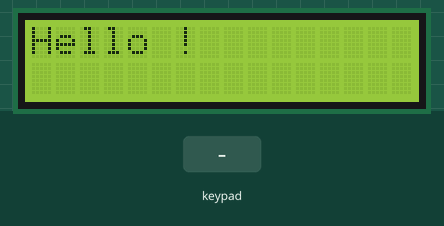
Simulated run of this sketch. Board: Arduino Uno, built with avr-gcc and run on an emulated ATmega328P. Shown: 16×2 character LCD. Wiring (from diagram.json): 4×3 keypad with keys 1 2 3 4 5 6 7 8 9 * 0 #: rows pin 5, pin 4, pin 3, pin 2; columns A3, A2, A1. The test bench sets the inputs (shaded band).

Above: at 0.1 s.
2.3 s: keypad keys 1 2 3 4 # pressed 0.4 s apart
At 4.6 s:
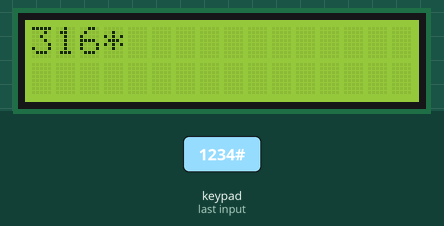
5.8 s: key '*' pressed
At 6.9 s:
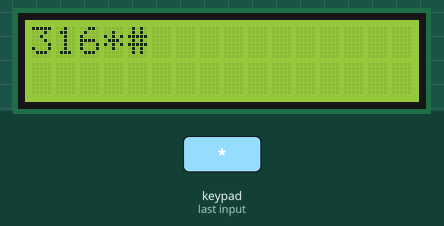
7.3 s: key '#' pressed
At 8.0 s:
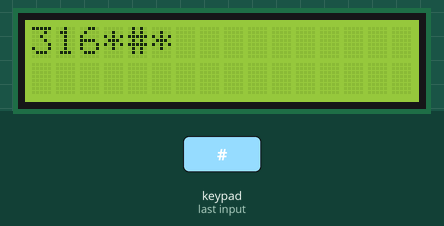
8.8 s: keypad keys 1 2 3 4 * pressed 0.4 s apart
At 11.9 s:
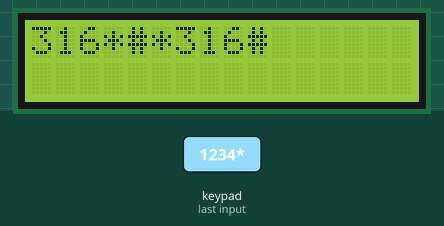
12.3 s: keypad keys 1 3 9 7 # pressed 0.4 s apart
At 14.3 s:
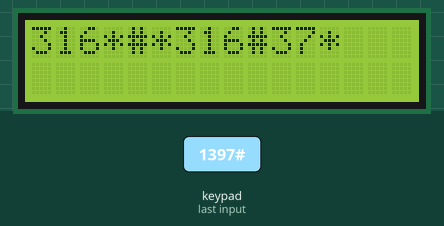
15.8 s: keypad keys 1 3 9 7 * pressed 0.4 s apart
At 18.1 s:
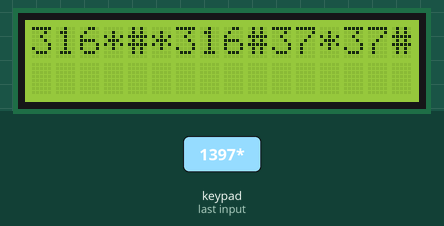
Timing chart, 0 to 19.6 s (numbered marks = the images above; inputs shaded):
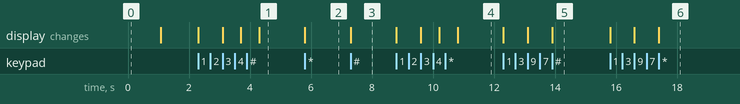

The sketch:

no_libKeypad.ino
```cpp
// Including LCD library
#include <LiquidCrystal.h>
#include <Arduino.h>
#define c1 A1
#define c2 A2
#define c3 A3

#define r1 5
#define r2 4
#define r3 3
#define r4 2

int del = 600;
LiquidCrystal lcd(12, 11, 10, 9, 8, 7);

void setup() {
  lcd.begin(16, 2);
  lcd.setCursor(0, 0);
  lcd.print("Hello !");
  delay(1000);
  lcd.clear();

  pinMode(c1, INPUT_PULLUP);
  pinMode(c2, INPUT_PULLUP);
  pinMode(c3, INPUT_PULLUP);
  // Set r1,r2,r3,r4 pins to OUTPUT mode
  pinMode(r1, OUTPUT);
  pinMode(r2, OUTPUT);
  pinMode(r3, OUTPUT);
  pinMode(r4, OUTPUT);
}

void loop() {
  // Calling user defined function row1( ), row2( ), row3( ) and row4( ) next to each other
  row1();
  row2();
  row3();
  row4();
}

// Logic to function row1( )
void row1() {
  // This the same condition we understand in topic 9.2 i.e. one row should be Low and others should be High to distinguish between other rows and to print row 1 data
  digitalWrite(r1, LOW);
  digitalWrite(r2, HIGH);
  digitalWrite(r3, HIGH);
  digitalWrite(r4, HIGH);

  /* We know high signal becomes low when it gets a direct path to ground */
  /* Reading state of c1 and checking if it is LOW then print ‘1’ and if c2 is LOW print ‘2’ and if c3 is LOW print ‘3’*/
  if (digitalRead(c1) == LOW) {
    lcd.print("1"); delay(del);

  }
  else if (digitalRead(c2) == LOW) {
    lcd.print("2"); delay(del);

  }
  else if (digitalRead(c3) == LOW) {
    lcd.print("3"); delay(del);

  }
  //delay(del);
  /*
  why do we not set single delay here instead three in if blocks? Because if we give delay in
      if block then delay will executed only if any key has been pressed but if we give delay
      here each time either key pressed or not delay will be executed which slows the
      programming process.
   */
}

/* Similarly as we set logic for row1 we can set logic for other rows.
    Keep row LOW which we want to set logic and others to be HIGH
    But this time we will print ‘4’, ‘5’, ‘6’ on column key pressed instead of ‘1’, ‘2’, ‘3’.
*/
void row2() {
  digitalWrite(r1, HIGH);
  digitalWrite(r2, LOW);
  digitalWrite(r3, HIGH);
  digitalWrite(r4, HIGH);

  if (digitalRead(c1) == LOW) {
    lcd.print("4"); delay(del);
  }
  else if (digitalRead(c2) == LOW) {
    lcd.print("5"); delay(del);
  }
  else if (digitalRead(c3) == LOW) {
    lcd.print("6"); delay(del);
  }
}

/* In this we will print ‘7’, ‘8’, ‘9’ on column key pressed.
*/
void row3() {
  digitalWrite(r1, HIGH);
  digitalWrite(r2, HIGH);
  digitalWrite(r3, LOW);
  digitalWrite(r4, HIGH);

  if (digitalRead(c1) == LOW) {
    lcd.print("7"); delay(del);
  }
  else if (digitalRead(c2) == LOW) {
    lcd.print("8"); delay(del);
  }
  else if (digitalRead(c3) == LOW) {
    lcd.print("9"); delay(del);
  }
}
/* In this we will print ‘*’, ‘0’, ‘#’ on column key pressed.
*/
void row4() {
  digitalWrite(r1, HIGH);
  digitalWrite(r2, HIGH);
  digitalWrite(r3, HIGH);
  digitalWrite(r4, LOW);

  if (digitalRead(c1) == LOW) {
    lcd.print("*"); delay(del);
  }
  else if (digitalRead(c2) == LOW) {
    lcd.print("0"); delay(del);
  }
  else if (digitalRead(c3) == LOW) {
    lcd.print("#"); delay(del);
  }
}
```

Key.cpp
```cpp
#include <Key.h>

// default constructor
Key::Key() {
	kchar = NO_KEY;
	kstate = IDLE;
	stateChanged = false;
}

// constructor
Key::Key(S8 userKeyChar) {
	kchar = userKeyChar;
	kcode = -1;
	kstate = IDLE;
	stateChanged = false;
}


void Key::key_update (S8 userKeyChar, KEY_STATE userState, bool userStatus) {
	kchar = userKeyChar;
	kstate = userState;
	stateChanged = userStatus;
}
```

Key.h
```cpp
#ifndef Keypadlib_KEY_H_
#define Keypadlib_KEY_H_

#include <Arduino.h>
#include "TypeDefs.h"

#define OPEN LOW
#define CLOSED HIGH

typedef enum
{
	IDLE,
	PRESSED,
	HOLD,
	RELEASED
} KEY_STATE;

const S8 NO_KEY = '\0';

class Key
{
public:
	S8 kchar;
	int kcode;
	KEY_STATE kstate;
	bool stateChanged;

	Key();
	Key(S8 userKeyChar);
	void key_update(S8 userKeyChar, KEY_STATE userState, bool userStatus);

private:
};

#endif
```

TypeDefs.h
```cpp
#ifndef Keypadlib_TYPE_DEFS_H_
#define Keypadlib_TYPE_DEFS_H_

#include <Arduino.h>

typedef unsigned int uint;
typedef unsigned long ulong;
typedef uint8_t U8; // unsigned b
typedef int8_t S8;	// signed char

#endif //!Keypadlib_TYPE_DEFS_H_
```

Measured:
- after the input at 2.3 s, the display: first changes at once (image 1 shows a later state)
- after the input at 5.8 s, the display: changes at once (image 2)
- after the input at 7.3 s, the display: changes at once (image 3)
- after the input at 8.8 s, the display: first changes at once (image 4 shows a later state)
- after the input at 12.3 s, the display: first changes at once (image 5 shows a later state)
- after the input at 15.8 s, the display: first changes at once (image 6 shows a later state)
